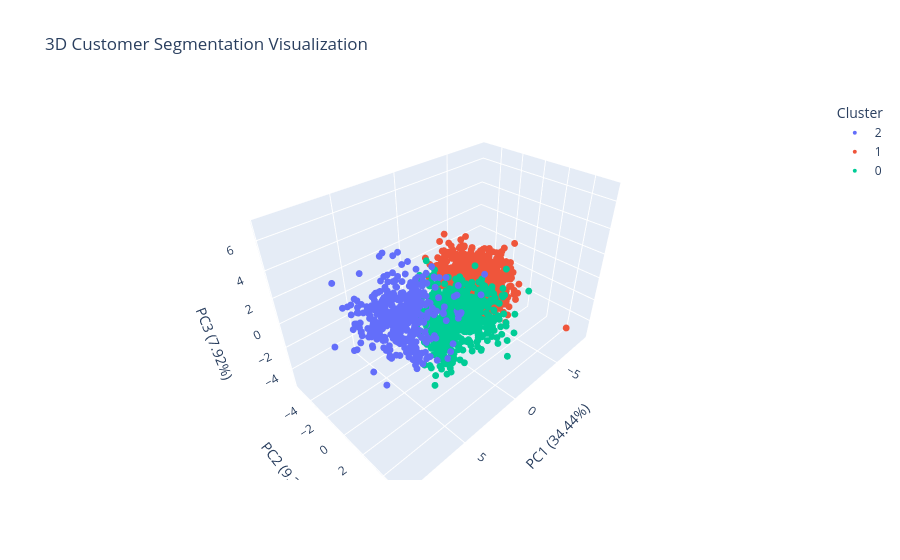

The notebook cell this image was saved under:
### Markdown cell above
## 4.4 Interactive 3D Cluster Visualization

### Code cell
# Create 3D visualization using Plotly
pca_3d = PCA(n_components=3)
X_3d = pca_3d.fit_transform(X_scaled)

df_3d = pd.DataFrame({
    'PC1': X_3d[:, 0],
    'PC2': X_3d[:, 1],
    'PC3': X_3d[:, 2],
    'Cluster': df['Cluster'].astype(str),
    'Income': df['Income'],
    'Spending': df['Total_Spending']
})

fig = px.scatter_3d(df_3d, x='PC1', y='PC2', z='PC3', 
                    color='Cluster',
                    hover_data=['Income', 'Spending'],
                    title='3D Customer Segmentation Visualization',
                    labels={'PC1': f'PC1 ({pca_3d.explained_variance_ratio_[0]:.2%})',
                           'PC2': f'PC2 ({pca_3d.explained_variance_ratio_[1]:.2%})',
                           'PC3': f'PC3 ({pca_3d.explained_variance_ratio_[2]:.2%})'})

fig.update_traces(marker=dict(size=4))
fig.show()

### Figure 1 — Plotly figure (JSON) as saved in the notebook; plotly's stock layout.template omitted (floating-point values rounded to 4 significant figures; data arrays with more than 128 entries replaced by an {"elided": "..."} marker saying what was removed)
{"data": [{"customdata": {"elided": "467x2 float values"}, "hovertemplate": "Cluster=2<br>PC1 (34.44%)=%{x}<br>PC2 (9.39%)=%{y}<br>PC3 (7.92%)=%{z}<br>Income=%{customdata[0]}<br>Spending=%{customdata[1]}<extra></extra>", "legendgroup": "2", "marker": {"color": "#636efa", "size": 4, "symbol": "circle"}, "mode": "markers", "name": "2", "scene": "scene", "showlegend": true, "type": "scatter3d", "x": {"elided": "467 float values"}, "y": {"elided": "467 float values"}, "z": {"elided": "467 float values"}}, {"customdata": {"elided": "1059x2 float values"}, "hovertemplate": "Cluster=1<br>PC1 (34.44%)=%{x}<br>PC2 (9.39%)=%{y}<br>PC3 (7.92%)=%{z}<br>Income=%{customdata[0]}<br>Spending=%{customdata[1]}<extra></extra>", "legendgroup": "1", "marker": {"color": "#EF553B", "size": 4, "symbol": "circle"}, "mode": "markers", "name": "1", "scene": "scene", "showlegend": true, "type": "scatter3d", "x": {"elided": "1059 float values"}, "y": {"elided": "1059 float values"}, "z": {"elided": "1059 float values"}}, {"customdata": {"elided": "623x2 float values"}, "hovertemplate": "Cluster=0<br>PC1 (34.44%)=%{x}<br>PC2 (9.39%)=%{y}<br>PC3 (7.92%)=%{z}<br>Income=%{customdata[0]}<br>Spending=%{customdata[1]}<extra></extra>", "legendgroup": "0", "marker": {"color": "#00cc96", "size": 4, "symbol": "circle"}, "mode": "markers", "name": "0", "scene": "scene", "showlegend": true, "type": "scatter3d", "x": {"elided": "623 float values"}, "y": {"elided": "623 float values"}, "z": {"elided": "623 float values"}}], "layout": {"legend": {"title": {"text": "Cluster"}, "tracegroupgap": 0}, "scene": {"domain": {"x": [0, 1], "y": [0, 1]}, "xaxis": {"title": {"text": "PC1 (34.44%)"}}, "yaxis": {"title": {"text": "PC2 (9.39%)"}}, "zaxis": {"title": {"text": "PC3 (7.92%)"}}}, "title": {"text": "3D Customer Segmentation Visualization"}}}
